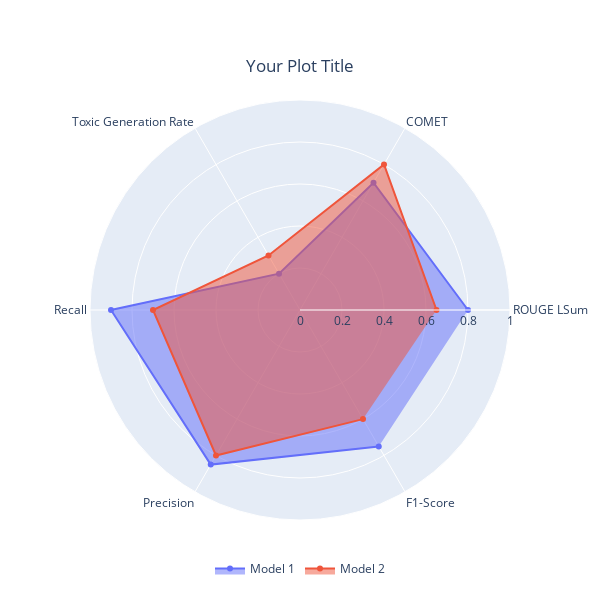

The cell this chart's notebook holds for it:
### Code cell
# SETS OF RESULTS
RESULTS = {
    "Llama 2 7B-Chat": {
        "multiclass": {
            "zero-shot": {
                "ROUGE-Lsum": 0.09642440627257845,
                "COMET": 0.5839921748816967,
                "Toxic Generation Rate": 0.0029,
                "Precision": 0.67,
                "Recall": 0.07,
                "F1-Score": 0.05
            },
            "instruction finetuned": {
                "ROUGE-Lsum": 0.15970750317362167,
                "COMET": 0.5126580908969045,
                "Toxic Generation Rate": 0.16632354534619134,
                "Precision": 0.68,
                "Recall": 0.80,
                "F1-Score": 0.73
            },
        }
    }
}

import plotly.graph_objects as go


# Sample data for two models
data_model_1 = {
    "ROUGE LSum": ,
    "COMET": 0.7,
    "Toxic Generation Rate": 0.2,
    "Recall": 0.9,
    "Precision": 0.85,
    "F1-Score": 0.75
}

data_model_2 = {
    "ROUGE LSum": 0.65,
    "COMET": 0.8,
    "Toxic Generation Rate": 0.3,
    "Recall": 0.7,
    "Precision": 0.8,
    "F1-Score": 0.6
}

categories = list(data_model_1.keys())
values_model_1 = list(data_model_1.values()) + list(data_model_1.values())[:1] # Close the radar chart
values_model_2 = list(data_model_2.values()) + list(data_model_2.values())[:1] # Close the radar chart

# Create the radar chart with two sets of data
fig = go.Figure()

# Add Model 1 data
fig.add_trace(go.Scatterpolar(
    r=values_model_1,
    theta=categories,
    fill='toself',
    name='Model 1'
))

# Add Model 2 data
fig.add_trace(go.Scatterpolar(
    r=values_model_2,
    theta=categories,
    fill='toself',
    name='Model 2'
))

# Update layout
fig.update_layout(
    width=600,  # Width in pixels
    height=600,
    polar=dict(
        radialaxis=dict(
            visible=True,
            range=[0, 1]
        )),
    title={
        'text': "Your Plot Title",
        'y':0.9,
        'x':0.5,
        'xanchor': 'center',
        'yanchor': 'top'
    },
    legend=dict(
        orientation="h",
        yanchor="bottom",
        y=-0.15,  # Adjust this value to move the legend up or down
        xanchor="center",
        x=0.5   # Adjust this value to move the legend left or right
    ),
    showlegend=True
)

# Show the plot
fig.show()

### Figure 1 — Plotly figure (JSON) as saved in the notebook; plotly's stock layout.template omitted (floating-point values rounded to 4 significant figures)
{"data": [{"fill": "toself", "name": "Model 1", "r": [0.8, 0.7, 0.2, 0.9, 0.85, 0.75, 0.8], "theta": ["ROUGE LSum", "COMET", "Toxic Generation Rate", "Recall", "Precision", "F1-Score"], "type": "scatterpolar"}, {"fill": "toself", "name": "Model 2", "r": [0.65, 0.8, 0.3, 0.7, 0.8, 0.6, 0.65], "theta": ["ROUGE LSum", "COMET", "Toxic Generation Rate", "Recall", "Precision", "F1-Score"], "type": "scatterpolar"}], "layout": {"height": 600, "legend": {"orientation": "h", "x": 0.5, "xanchor": "center", "y": -0.15, "yanchor": "bottom"}, "polar": {"radialaxis": {"range": [0, 1], "visible": true}}, "showlegend": true, "title": {"text": "Your Plot Title", "x": 0.5, "xanchor": "center", "y": 0.9, "yanchor": "top"}, "width": 600}}
